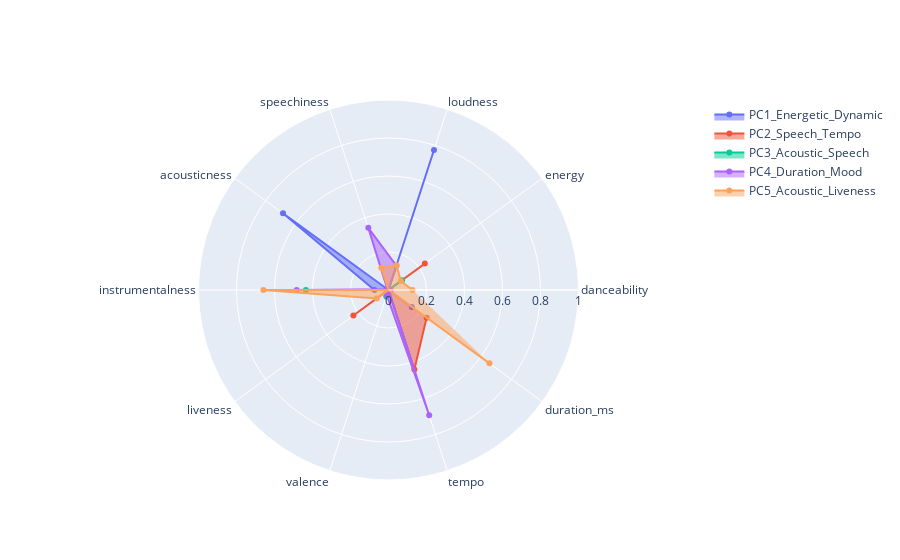

The code cell stored with this chart in its notebook:
### Code cell
import plotly.graph_objects as go

categories = dfloadings.columns

fig = go.Figure()

fig.add_trace(go.Scatterpolar(
      r=dfloadings.iloc[0],
      theta=categories,
      fill='toself',
      name='PC1_Energetic_Dynamic'
))
fig.add_trace(go.Scatterpolar(
      r=dfloadings.iloc[1],
      theta=categories,
      fill='toself',
      name='PC2_Speech_Tempo'
))
fig.add_trace(go.Scatterpolar(
      r=dfloadings.iloc[2],
      theta=categories,
      fill='toself',
      name='PC3_Acoustic_Speech'
))
fig.add_trace(go.Scatterpolar(
      r=dfloadings.iloc[3],
      theta=categories,
      fill='toself',
      name='PC4_Duration_Mood'
))
fig.add_trace(go.Scatterpolar(
      r=dfloadings.iloc[4],
      theta=categories,
      fill='toself',
      name='PC5_Acoustic_Liveness'
))

fig.update_layout(
  polar=dict(
    radialaxis=dict(
      visible=True,
      range=[0, 1]
    )),
  showlegend=True
)

fig.show()

### Figure 1 — Plotly figure (JSON) as saved in the notebook; plotly's stock layout.template omitted (floating-point values rounded to 4 significant figures)
{"data": [{"fill": "toself", "name": "PC1_Energetic_Dynamic", "r": [-0.2073, -0.8679, 0.7748, -0.08667, 0.6865, 0.07411, -0.2039, -0.6161, -0.1527, 0.1518], "theta": ["danceability", "energy", "loudness", "speechiness", "acousticness", "instrumentalness", "liveness", "valence", "tempo", "duration_ms"], "type": "scatterpolar"}, {"fill": "toself", "name": "PC2_Speech_Tempo", "r": [-0.8328, 0.2363, -0.1925, -0.3206, -0.1187, 0.003, 0.2285, -0.5052, 0.4405, 0.2479], "theta": ["danceability", "energy", "loudness", "speechiness", "acousticness", "instrumentalness", "liveness", "valence", "tempo", "duration_ms"], "type": "scatterpolar"}, {"fill": "toself", "name": "PC3_Acoustic_Speech", "r": [0.0006171, 0.08792, -0.1073, -0.7373, -0.001344, 0.4349, -0.4893, 0.03631, -0.1847, -0.2715], "theta": ["danceability", "energy", "loudness", "speechiness", "acousticness", "instrumentalness", "liveness", "valence", "tempo", "duration_ms"], "type": "scatterpolar"}, {"fill": "toself", "name": "PC4_Duration_Mood", "r": [0.0118, -0.04177, 0.1343, 0.3441, 0.007224, 0.4832, -0.1682, 0.02883, 0.6931, -0.3916], "theta": ["danceability", "energy", "loudness", "speechiness", "acousticness", "instrumentalness", "liveness", "valence", "tempo", "duration_ms"], "type": "scatterpolar"}, {"fill": "toself", "name": "PC5_Acoustic_Liveness", "r": [0.1265, 0.08012, 0.1371, 0.1227, -0.2403, 0.6585, 0.07694, -0.01507, -0.1508, 0.6569], "theta": ["danceability", "energy", "loudness", "speechiness", "acousticness", "instrumentalness", "liveness", "valence", "tempo", "duration_ms"], "type": "scatterpolar"}], "layout": {"polar": {"radialaxis": {"range": [0, 1], "visible": true}}, "showlegend": true}}
